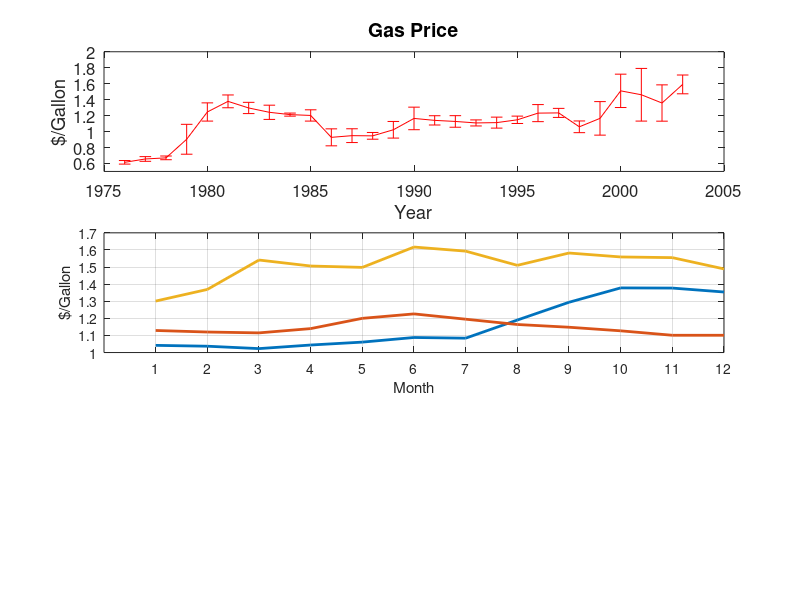

Here is the MATLAB script that generated this plot: (Note: this script raises an error after producing the figure.)
function lab06_3()
    gas = load("06Gas.mat");
    figure('position', [0, 0, 1000, 700]);

    subplot(3, 1, 1);
    errorbar(gas.years, mean(gas.gasoline_prices, 2), ...
             mean(gas.gasoline_prices, 2) - min(gas.gasoline_prices, [], 2), ...
             'r');
    xlabel('Year');
    ylabel('$/Gallon');
    ylim([0.5 2]);
    set(gca, 'fontsize', 12);
    title('Gas Price', 'fontsize', 14);

    subplot(3, 1, 2);
    cond = arrayfun(@(x) find(gas.years == x, 1, 'first'), [1990 1995 2000]);
    p = plot(gas.gasoline_prices(cond, :)', ...
             'linewidth', 2); % ,'r-*','b..o','g--^')
    grid on;
    xlabel('Month');
    ylabel('$/Gallon');
    xticks(1:12);
    xticklabels(gas.months);
    colorlist =     {'r'; 'b'; 'g' };
    linestylelist = {'-'; ':'; '--'};
    markerlist =    {'*';' o'; '^' };
    set(p, {'LineStyle'}, linestylelist, ...
           {'Color'},     colorlist, ...
           {'Marker'},    markerlist);
    tx = textscan(num2str([1990 1995 2000]),'%s');
    legend(tx{1}', 'Location', 'northwest');
    set(gca, 'fontsize', 12);
    title('Monthly Prices at 1990, 1995, 2000', 'fontsize', 14);

    subplot(3, 1, 3);
    histogram(gas.gasoline_prices, 20, 'Normalization', 'probability');
    ylabel('Fraction');
    xlabel('$/Gallon');
    set(gca, 'fontsize', 12);
    title('Monthly Price Distribution', 'fontsize', 14);
end